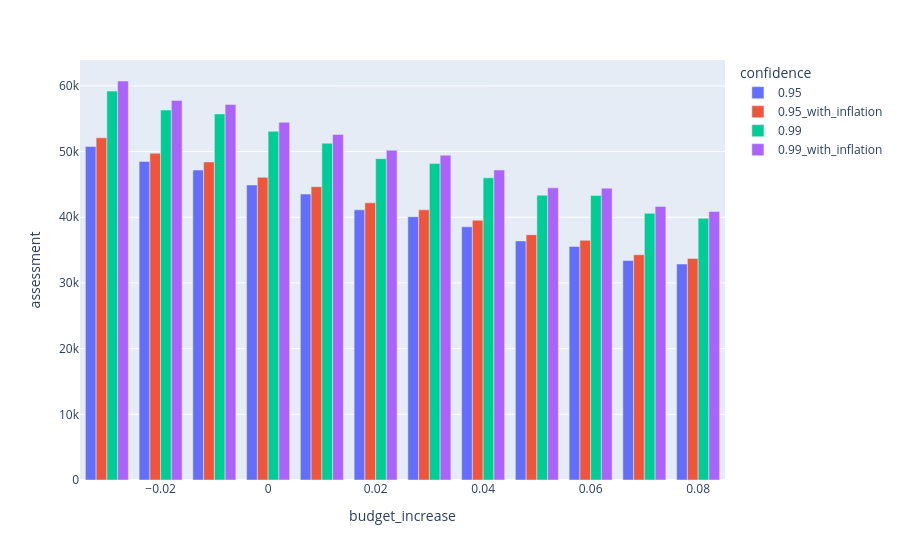

Notebook cell for this chart:
### Code cell
px.bar(
    assessment_recommendations.sort("confidence"),
    "budget_increase",
    "assessment",
    "confidence",
    barmode="group",
)

### Figure 1 — Plotly figure (JSON) as saved in the notebook; plotly's stock layout.template omitted (floating-point values rounded to 4 significant figures)
{"data": [{"alignmentgroup": "True", "hovertemplate": "confidence=0.95<br>budget_increase=%{x}<br>assessment=%{y}<extra></extra>", "legendgroup": "0.95", "marker": {"color": "#636efa", "pattern": {"shape": ""}}, "name": "0.95", "offsetgroup": "0.95", "orientation": "v", "showlegend": true, "textposition": "auto", "type": "bar", "x": [0.0, 0.08, 0.07, -0.03, 0.06, 0.01, -0.02, 0.04, 0.05, 0.03, -0.01, 0.02], "xaxis": "x", "y": [44910.0, 32880.0, 33420.0, 50770.0, 35560.0, 43530.0, 48490.0, 38550.0, 36400.0, 40090.0, 47190.0, 41130.0], "yaxis": "y"}, {"alignmentgroup": "True", "hovertemplate": "confidence=0.95_with_inflation<br>budget_increase=%{x}<br>assessment=%{y}<extra></extra>", "legendgroup": "0.95_with_inflation", "marker": {"color": "#EF553B", "pattern": {"shape": ""}}, "name": "0.95_with_inflation", "offsetgroup": "0.95_with_inflation", "orientation": "v", "showlegend": true, "textposition": "auto", "type": "bar", "x": [0.0, 0.08, 0.07, -0.03, 0.06, 0.01, -0.02, 0.04, 0.05, 0.03, -0.01, 0.02], "xaxis": "x", "y": [46080.0, 33730.0, 34290.0, 52090.0, 36480.0, 44660.0, 49750.0, 39550.0, 37340.0, 41130.0, 48410.0, 42200.0], "yaxis": "y"}, {"alignmentgroup": "True", "hovertemplate": "confidence=0.99<br>budget_increase=%{x}<br>assessment=%{y}<extra></extra>", "legendgroup": "0.99", "marker": {"color": "#00cc96", "pattern": {"shape": ""}}, "name": "0.99", "offsetgroup": "0.99", "orientation": "v", "showlegend": true, "textposition": "auto", "type": "bar", "x": [0.0, 0.08, 0.07, -0.03, 0.06, 0.01, -0.02, 0.04, 0.05, 0.03, -0.01, 0.02], "xaxis": "x", "y": [53080.0, 39840.0, 40600.0, 59200.0, 43310.0, 51270.0, 56330.0, 46000.0, 43350.0, 48200.0, 55730.0, 48920.0], "yaxis": "y"}, {"alignmentgroup": "True", "hovertemplate": "confidence=0.99_with_inflation<br>budget_increase=%{x}<br>assessment=%{y}<extra></extra>", "legendgroup": "0.99_with_inflation", "marker": {"color": "#ab63fa", "pattern": {"shape": ""}}, "name": "0.99_with_inflation", "offsetgroup": "0.99_with_inflation", "orientation": "v", "showlegend": true, "textposition": "auto", "type": "bar", "x": [0.0, 0.08, 0.07, -0.03, 0.06, 0.01, -0.02, 0.04, 0.05, 0.03, -0.01, 0.02], "xaxis": "x", "y": [54460.0, 40880.0, 41650.0, 60740.0, 44430.0, 52600.0, 57790.0, 47190.0, 44480.0, 49450.0, 57180.0, 50200.0], "yaxis": "y"}], "layout": {"barmode": "group", "legend": {"title": {"text": "confidence"}, "tracegroupgap": 0}, "margin": {"t": 60}, "xaxis": {"anchor": "y", "domain": [0, 1], "title": {"text": "budget_increase"}}, "yaxis": {"anchor": "x", "domain": [0, 1], "title": {"text": "assessment"}}}}
